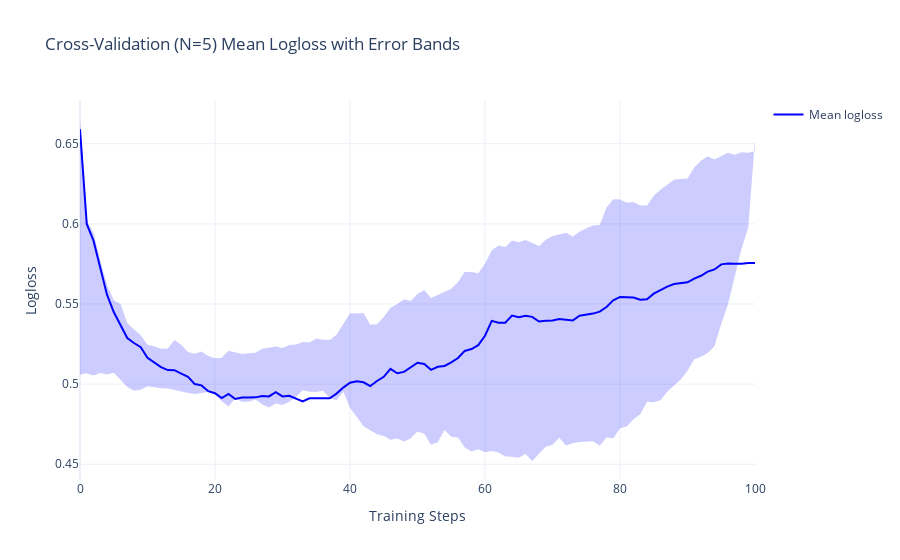
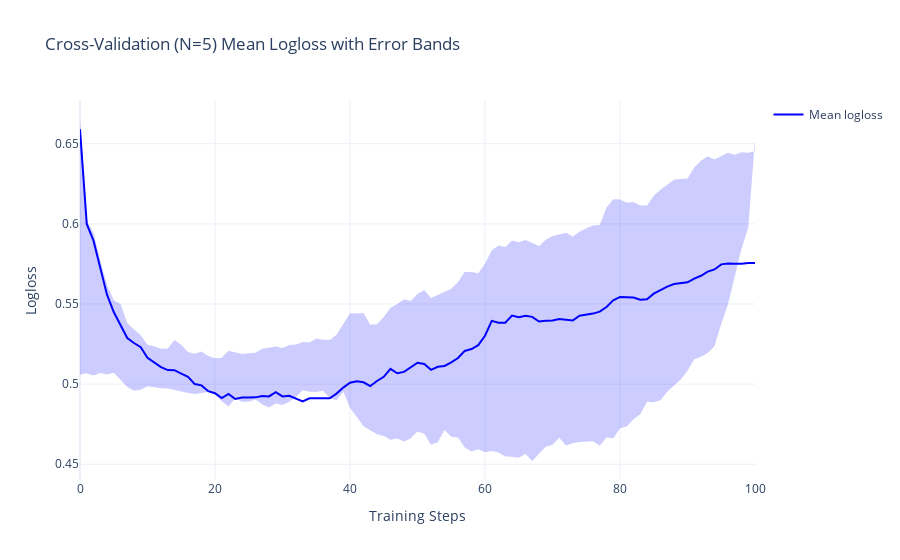

The code cell stored with these charts, in order, in its notebook:
### Code cell
plot_error_scatter(
    cv_results,
    x="iterations",
    y="test-Logloss-mean",
    err="test-Logloss-std",
    name="Mean logloss",
    title="Cross-Validation (N=5) Mean Logloss with Error Bands",
    xtitle="Training Steps",
    ytitle="Logloss",
)

### Figure 1 — Plotly figure (JSON) as saved in the notebook; plotly's stock layout.template omitted (floating-point values rounded to 4 significant figures; data arrays with more than 128 entries replaced by an {"elided": "..."} marker saying what was removed)
{"data": [{"line": {"color": "blue"}, "mode": "lines", "name": "Mean logloss", "type": "scatter", "x": [0, 1, 2, 3, 4, 5, 6, 7, 8, 9, 10, 11, 12, 13, 14, 15, 16, 17, 18, 19, 20, 21, 22, 23, 24, 25, 26, 27, 28, 29, 30, 31, 32, 33, 34, 35, 36, 37, 38, 39, 40, 41, 42, 43, 44, 45, 46, 47, 48, 49, 50, 51, 52, 53, 54, 55, 56, 57, 58, 59, 60, 61, 62, 63, 64, 65, 66, 67, 68, 69, 70, 71, 72, 73, 74, 75, 76, 77, 78, 79, 80, 81, 82, 83, 84, 85, 86, 87, 88, 89, 90, 91, 92, 93, 94, 95, 96, 97, 98, 99, 100], "y": [0.659, 0.6, 0.5895, 0.5723, 0.5558, 0.545, 0.537, 0.5288, 0.5256, 0.523, 0.5165, 0.5132, 0.5106, 0.5088, 0.5087, 0.5066, 0.5045, 0.5, 0.4992, 0.4956, 0.4943, 0.4913, 0.4939, 0.4907, 0.4916, 0.4917, 0.4917, 0.4926, 0.4923, 0.495, 0.4923, 0.4927, 0.4907, 0.4892, 0.4912, 0.4912, 0.4912, 0.4912, 0.4941, 0.4978, 0.5009, 0.5017, 0.5011, 0.4987, 0.502, 0.5046, 0.5095, 0.5068, 0.5076, 0.5104, 0.5133, 0.5125, 0.5089, 0.5108, 0.5113, 0.5136, 0.5163, 0.5207, 0.5219, 0.5243, 0.5302, 0.5395, 0.5383, 0.5384, 0.5427, 0.5418, 0.5426, 0.542, 0.5391, 0.5396, 0.5397, 0.5406, 0.54, 0.5397, 0.5427, 0.5431, 0.544, 0.5452, 0.5481, 0.5523, 0.5544, 0.5542, 0.554, 0.5527, 0.553, 0.5565, 0.5589, 0.5609, 0.5625, 0.5631, 0.5635, 0.5659, 0.5676, 0.5702, 0.5715, 0.5747, 0.5752, 0.5751, 0.5751, 0.5756, 0.5755]}, {"fill": "toself", "fillcolor": "rgba(0, 0, 255, 0.2)", "line": {"color": "rgba(255, 255, 255, 0)"}, "showlegend": false, "type": "scatter", "x": {"elided": "202 int values"}, "y": {"elided": "202 float values"}}], "layout": {"title": {"text": "Cross-Validation (N=5) Mean Logloss with Error Bands"}, "xaxis": {"title": {"text": "Training Steps"}}, "yaxis": {"title": {"text": "Logloss"}}}}

### Figure 2 — Plotly figure (JSON) as saved in the notebook; plotly's stock layout.template omitted (floating-point values rounded to 4 significant figures; data arrays with more than 128 entries replaced by an {"elided": "..."} marker saying what was removed)
{"data": [{"line": {"color": "blue"}, "mode": "lines", "name": "Mean logloss", "type": "scatter", "x": [0, 1, 2, 3, 4, 5, 6, 7, 8, 9, 10, 11, 12, 13, 14, 15, 16, 17, 18, 19, 20, 21, 22, 23, 24, 25, 26, 27, 28, 29, 30, 31, 32, 33, 34, 35, 36, 37, 38, 39, 40, 41, 42, 43, 44, 45, 46, 47, 48, 49, 50, 51, 52, 53, 54, 55, 56, 57, 58, 59, 60, 61, 62, 63, 64, 65, 66, 67, 68, 69, 70, 71, 72, 73, 74, 75, 76, 77, 78, 79, 80, 81, 82, 83, 84, 85, 86, 87, 88, 89, 90, 91, 92, 93, 94, 95, 96, 97, 98, 99, 100], "y": [0.659, 0.6, 0.5895, 0.5723, 0.5558, 0.545, 0.537, 0.5288, 0.5256, 0.523, 0.5165, 0.5132, 0.5106, 0.5088, 0.5087, 0.5066, 0.5045, 0.5, 0.4992, 0.4956, 0.4943, 0.4913, 0.4939, 0.4907, 0.4916, 0.4917, 0.4917, 0.4926, 0.4923, 0.495, 0.4923, 0.4927, 0.4907, 0.4892, 0.4912, 0.4912, 0.4912, 0.4912, 0.4941, 0.4978, 0.5009, 0.5017, 0.5011, 0.4987, 0.502, 0.5046, 0.5095, 0.5068, 0.5076, 0.5104, 0.5133, 0.5125, 0.5089, 0.5108, 0.5113, 0.5136, 0.5163, 0.5207, 0.5219, 0.5243, 0.5302, 0.5395, 0.5383, 0.5384, 0.5427, 0.5418, 0.5426, 0.542, 0.5391, 0.5396, 0.5397, 0.5406, 0.54, 0.5397, 0.5427, 0.5431, 0.544, 0.5452, 0.5481, 0.5523, 0.5544, 0.5542, 0.554, 0.5527, 0.553, 0.5565, 0.5589, 0.5609, 0.5625, 0.5631, 0.5635, 0.5659, 0.5676, 0.5702, 0.5715, 0.5747, 0.5752, 0.5751, 0.5751, 0.5756, 0.5755]}, {"fill": "toself", "fillcolor": "rgba(0, 0, 255, 0.2)", "line": {"color": "rgba(255, 255, 255, 0)"}, "showlegend": false, "type": "scatter", "x": {"elided": "202 int values"}, "y": {"elided": "202 float values"}}], "layout": {"title": {"text": "Cross-Validation (N=5) Mean Logloss with Error Bands"}, "xaxis": {"title": {"text": "Training Steps"}}, "yaxis": {"title": {"text": "Logloss"}}}}
